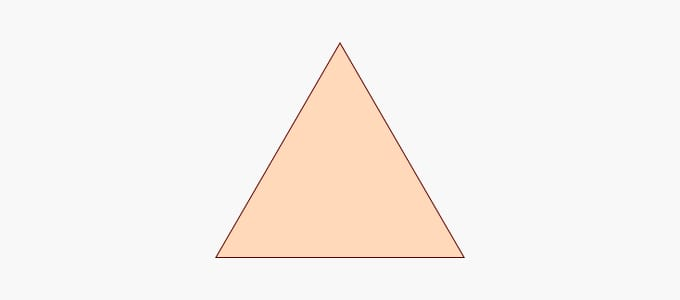
#> input picture triangle.jpeg, 680 x 300 px
$ jupyter execute Symmetry.ipynb
#> lines starting #> are read from the running program, lines starting #| are printed output that depends on the picture; after the words box and inside, x2 and y2 are one past the last pixel; in counts of white or black regions, pixels touching at a corner belong together
[cell 1]
import cv2
import numpy as np
from google.colab.patches import cv2_imshow

# Load the image
image = cv2.imread('triangle.jpeg')
#> image is the input picture: shape (300, 680, 3); mean B, G, R 239.1, 243.1, 248.2

# Check if the image was successfully loaded
if image is None:
    print("Error: Image not found or unable to read.")
else:
    # Convert the image to grayscale
    gray = cv2.cvtColor(image, cv2.COLOR_BGR2GRAY)
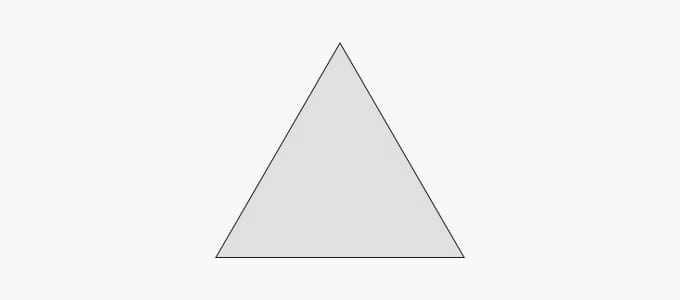
#> gray: shape (300, 680); min 7, max 255, mean 244.2

    # Apply horizontal flipping
    flipped_horizontal = cv2.flip(gray, 1)

    # Draw a vertical Line to visualise symmetry
    img_symmetry = image.copy()
    cv2.line(img_symmetry, (gray.shape[1] // 2, 0), (gray.shape[1] // 2, gray.shape[0]), (0, 255, 0), 2)
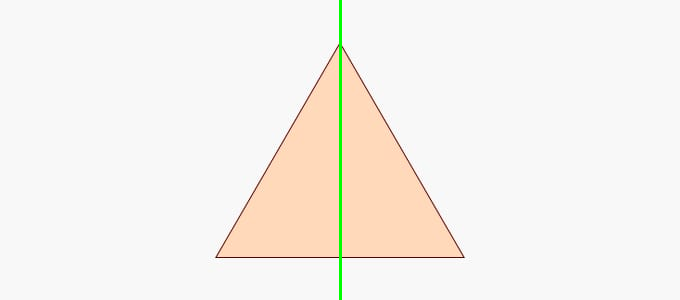
#> img_symmetry: shape (300, 680, 3); 0.44% of pixels changed, all inside (x1, y1, x2, y2) = (339, 0, 342, 300)

    # Display the original image and the symmetry visualisation
    cv2_imshow(image)
    cv2_imshow(img_symmetry)

    # Apply vertical flipping
    flipped_vertical = cv2.flip(gray, 0)
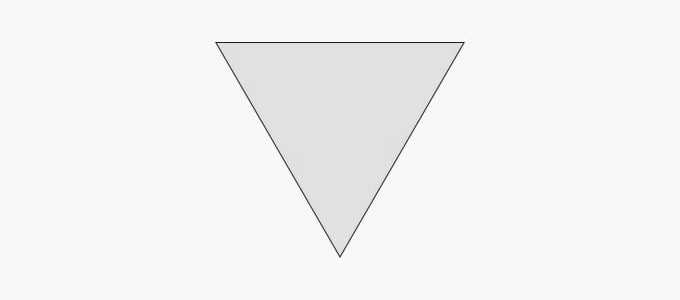
#> flipped_vertical: shape (300, 680); min 7, max 255, mean 244.2
